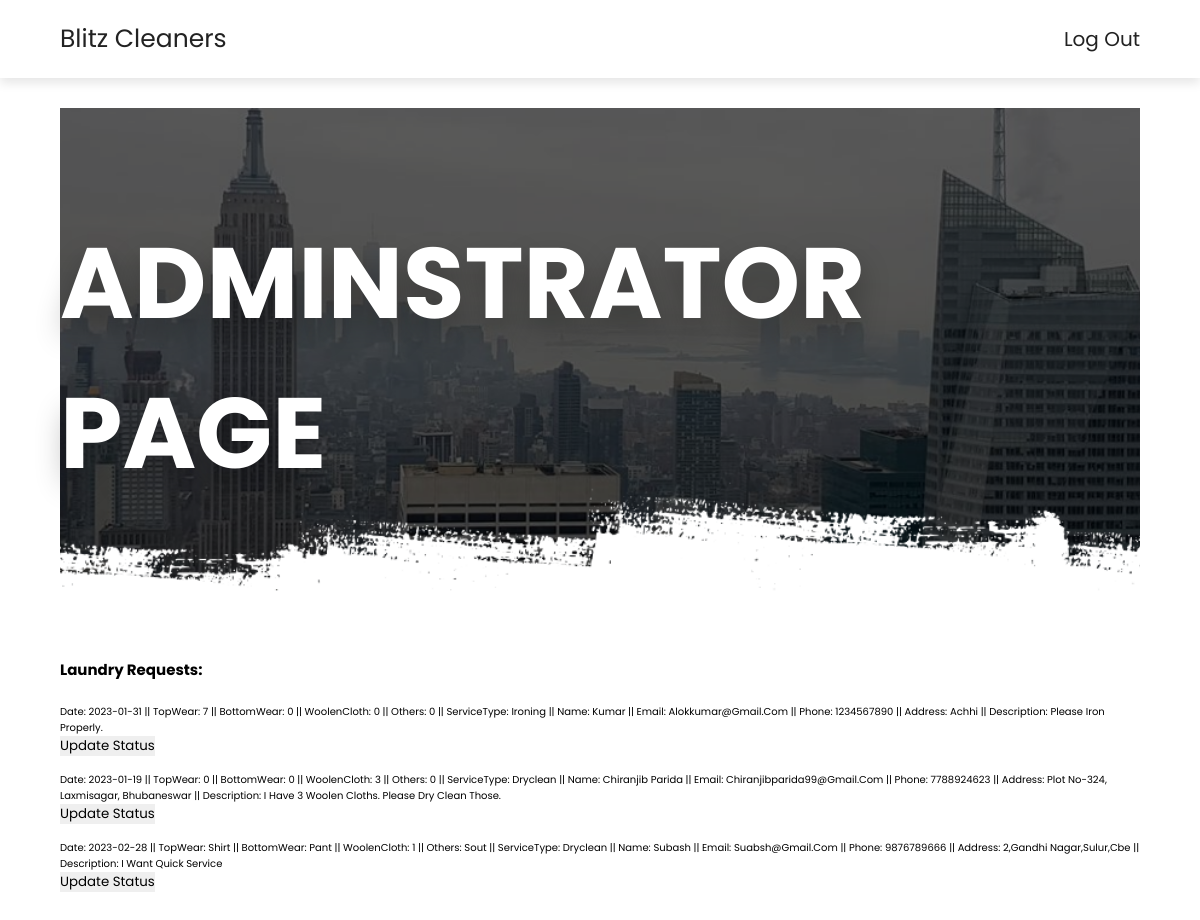
Screenshot of /Laundry_Management_System/dashboard.php with the database file from the repository.
### tables this page shows
CREATE TABLE `book_form` (
  `date` date NOT NULL,
  `topwear` varchar(10) NOT NULL,
  `bottomwear` varchar(10) NOT NULL,
  `woolen` varchar(10) NOT NULL,
  `others` varchar(50) NOT NULL,
  `servicetype` varchar(25) NOT NULL,
  `name` varchar(25) NOT NULL,
  `email` varchar(50) NOT NULL,
  `phone` bigint(10) NOT NULL,
  `address` varchar(50) NOT NULL,
  `description` varchar(1000) NOT NULL
);

### Laundry_Management_System/dashboard.php (the view, shortened to what this page needs)
<!DOCTYPE html>
<html lang="en">
<head>
   <link rel="stylesheet" href="https://unpkg.com/swiper@7/swiper-bundle.min.css" />
   <link rel="stylesheet" href="https://cdnjs.cloudflare.com/ajax/libs/font-awesome/5.15.4/css/all.min.css">
   <link rel="stylesheet" href="css/style.css">
</head>
<body>
<section class="header">
<a href="dashboard.php" class="logo">Blitz Cleaners</a>
<nav class="navbar">
   <a href="admin.php">Log Out</a>
</nav>
</section>
<section class="packages">
<div class="heading" style="background:url(images/header-bg-3.png) no-repeat">
   <h1>Adminstrator Page</h1>
</div>
    <div class="box">
        <h2  style="text-transform: none;"> <?php
        echo'<h1>Laundry Requests:<br><br></h1>';
        $mysqli = new mysqli("localhost","root","","laundry_db");
        $sql = "SELECT * FROM book_form;";
        $result = $mysqli -> query($sql);
        while($row = mysqli_fetch_assoc($result)){
            echo ('Date:'.'  '.$row["date"].'  '.'||'.' '.'TopWear:'.'  '.$row["topwear"].'  '.'||'.' '.'BottomWear:'.'  '.$row["bottomwear"].'  '.'||'.' '.'WoolenCloth:'.'  '.$row["woolen"].'  '.'||'.' '.'Others:'.'  '.$row["others"].'  '.'||'.' '.'ServiceType:'.'  '.$row["servicetype"].'  '.'||'.' '.'Name:'.'  '.$row["name"].'  '.'||'.' '.'Email:'.'  '.$row["email"].' '.'||'.' '.'Phone:'.' '.$row["phone"].' '.'||'.' '.'Address:'.' '.$row["address"].' '.'||'.' '.'Description:'.' '.$row["description"].'<br>');
            ?>
               <form action="admin-status.php" method="post">
               <input type="submit" value="Update Status" class="submit" name="status">
               </form>
               <br>
        <?php }
?></h2>
</div>
        </section>
</body>
        </html>

### Laundry_Management_System/css/style.css (style rules this page uses)
:root { --main-color:#8e44ad; --black:#222; --white:#fff; --light-black:#777; --light-white:#fff9; --dark-bg:rgba(0,0,0,.7); --light-bg:#eee; --border:.1rem solid var(--black); --box-shadow:0 .5rem 1rem rgba(0,0,0,.1); --text-shadow:0 1.5rem 3rem rgba(0,0,0,.3); }
* { font-family: 'Poppins', sans-serif; margin:0; padding:0; box-sizing: border-box; outline: none; border:none; text-decoration: none; text-transform: capitalize; }
html { font-size: 62.5%; overflow-x: hidden; }
section { padding:5rem 10%; }
.heading { background-size: cover !important; background-position: center !important; padding-top: 10rem; padding-bottom:15rem; display: flex; align-items: center; justify-content: center; }
.heading h1 { font-size: 10rem; text-transform: uppercase; color:var(--white); text-shadow: var(--text-shadow); }
.header { position: sticky; top:0; left:0; right:0; z-index: 1000; background-color: var(--white); display: flex; padding-top: 2rem; padding-bottom: 2rem; box-shadow: var(--box-shadow); align-items: center; justify-content: space-between; }
.header .logo { font-size: 2.5rem; color:var(--black); }
.header .navbar a { font-size: 2rem; margin-left: 2rem; color:var(--black); }
@media (max-width:1200px) { section { padding:3rem 5%; } }

### rows the page displays
book_form: date "2023-01-31", topwear "7", bottomwear "0", woolen "0", others "0", servicetype "Ironing", name "Kumar", email "Alokkumar@gmail.com", phone "1234567890", address "Achhi", description "Please Iron Properly."
book_form: date "2023-01-19", topwear "0", bottomwear "0", woolen "3", others "0", servicetype "Dryclean", name "Chiranjib Parida", email "Chiranjibparida99@gmail.com", phone "7788924623", address "Plot No-324, Laxmisagar, Bhubaneswar", description "I Have 3 Woolen Cloths. Please Dry Clean Those."
book_form: date "2023-02-28", topwear "Shirt", bottomwear "Pant", woolen "1", others "Sout", servicetype "Dryclean", name "Subash", email "Suabsh@gmail.com", phone "9876789666", address "2,gandhi Nagar,sulur,cbe", description "I Want Quick Service"
